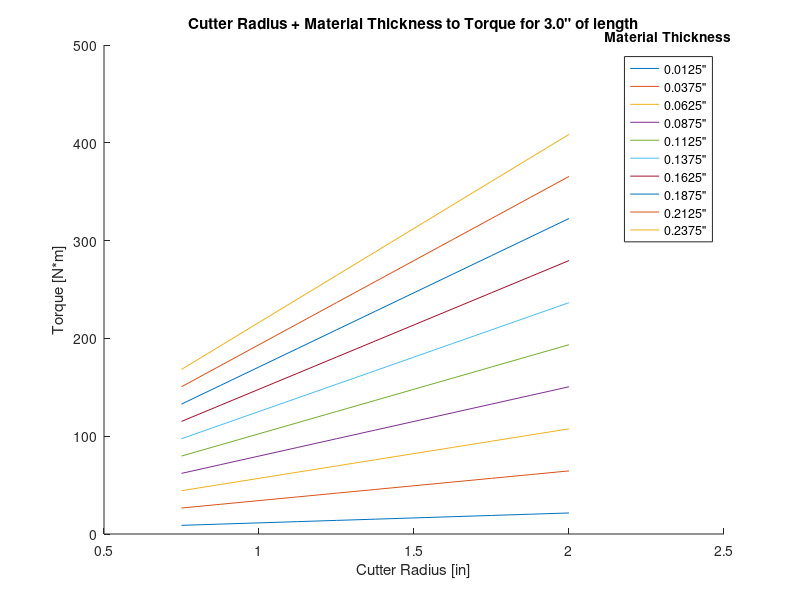
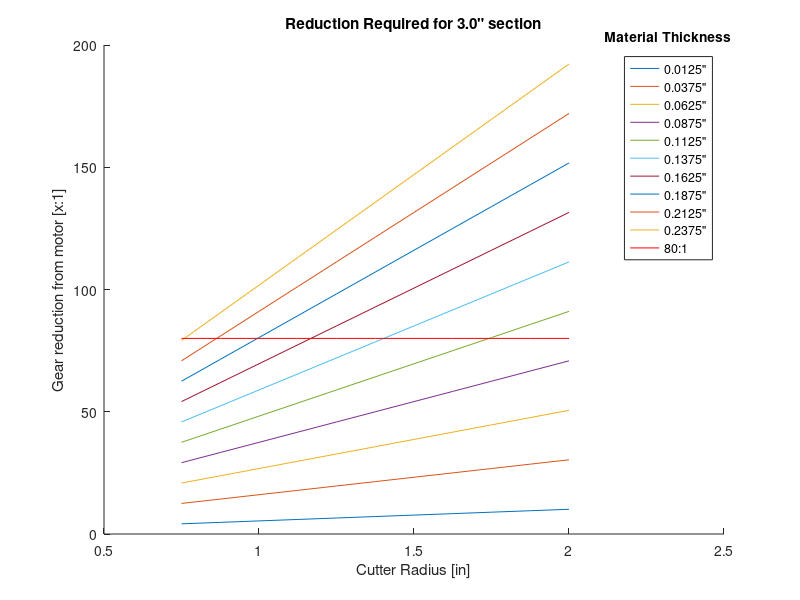

Write MATLAB code to recreate these figures, in order.
% MEGN 301 - Computational Analysis of Bulk Shredder Properties
% Michael Allen
% 2/17/2022

clc; clear;  close all;
format short 

%Variables to test
CUTTER_LENGTH = 3;                   %inches of cutting section 
BLADE_WIDTH = .25;                       %width of cutting edge, plate steel to be used
BLADE_HEIGHT = .25;                %length of cutting edge
CUTTER_RADIUS = .75:(1/8):2;             %base radius from which cutters are extended from
MATERIAL_THICKNESS = .0125:.025:.25;

%Key metrics to verify
%torqueRequired; %[N*m]

%Constants
PLA_SHEAR_STRENGTH = 32.938 * 10^6;    %Pa
%PLA_ULTIMATE_STRESS =  57.9 * 10^6;    %Pa
INCH_TO_M = 25.4*10^-3;
NEWTON_METERS_TO_FOOT_POUNDS = 0.7376;
MOTOR_POWER = 120 * 3.2;
MOTOR_SPEED = 1725; 
MOTOR_TORQUE = 9.5488 * MOTOR_POWER / MOTOR_SPEED;
POSSIBLE_REDUCTION = 80;

%Testing cutter radius and blade height vairables
resultsMatrix = zeros(length(MATERIAL_THICKNESS), length(CUTTER_RADIUS), length(CUTTER_LENGTH));

for length_i = CUTTER_LENGTH
    numBlades = floor(length_i / (2*BLADE_WIDTH));

    resultsMatrix_i = zeros(length(MATERIAL_THICKNESS), length(CUTTER_RADIUS));
    
    for radius_i = CUTTER_RADIUS
        cuttingArea = (BLADE_WIDTH + 2 * BLADE_HEIGHT) * INCH_TO_M^2 .* MATERIAL_THICKNESS; %m^2
        force_on_blades = PLA_SHEAR_STRENGTH * cuttingArea * numBlades/3;    %blades orientated such that only 1/3 of blades are in contact at given angle
        torqueRequired = force_on_blades .* ((radius_i*INCH_TO_M) + (BLADE_HEIGHT.*INCH_TO_M)/2);  %force applied at half of centroid of blade
        resultsMatrix_i(:,find(CUTTER_RADIUS==radius_i)) = torqueRequired;
    end
    resultsMatrix(:,:, find(CUTTER_LENGTH == length_i)) = resultsMatrix_i;
end

%disp(resultsMatrix);
torqueRequired = resultsMatrix;
reductionRequired =  resultsMatrix ./ MOTOR_TORQUE;

for cutter_length = 1:length(CUTTER_LENGTH)

    curr_len = CUTTER_LENGTH(cutter_length);

    %Plot Torque needed
    figure('Name', 'Cutter Radius + Material Thickness to Torque')  %initalize first figure
    hold on
    title(sprintf('Cutter Radius + Material Thickness to Torque for %.1f" of length', curr_len));
    xlabel('Cutter Radius [in]');
    xlim([.5 2.5]);
    ylabel('Torque [N*m]');
    plot(CUTTER_RADIUS,resultsMatrix(:,:,cutter_length));
    LEGEND = cell(length(MATERIAL_THICKNESS), 1);
    for num = 1:length(MATERIAL_THICKNESS)
        LEGEND{num} = strcat(num2str(MATERIAL_THICKNESS(num)), '"') ;
    end
    leg = legend(LEGEND);
    title(leg, 'Material Thickness')
    hold off
    
    %Plot gear reduction needed
    figure('Name', 'Reduction required for given Torque')  %initalize second figure
    hold on
    title(sprintf('Reduction Required for %.1f" section', curr_len));
    xlabel('Cutter Radius [in]');
    xlim([.5 2.5]);
    ylabel('Gear reduction from motor [x:1]');
    plot(CUTTER_RADIUS, reductionRequired(:,:,cutter_length));

    plot(CUTTER_RADIUS, (CUTTER_RADIUS ./ CUTTER_RADIUS) * POSSIBLE_REDUCTION, 'r')
    

    LEGEND = cell(length(MATERIAL_THICKNESS)+1, 1);
    for num = 1:length(MATERIAL_THICKNESS)
        LEGEND{num} = strcat(num2str(MATERIAL_THICKNESS(num)), '"') ;
    end

    LEGEND{end} = strcat(num2str(POSSIBLE_REDUCTION), ':1');
    leg = legend(LEGEND);
    title(leg, 'Material Thickness')

    hold off


end